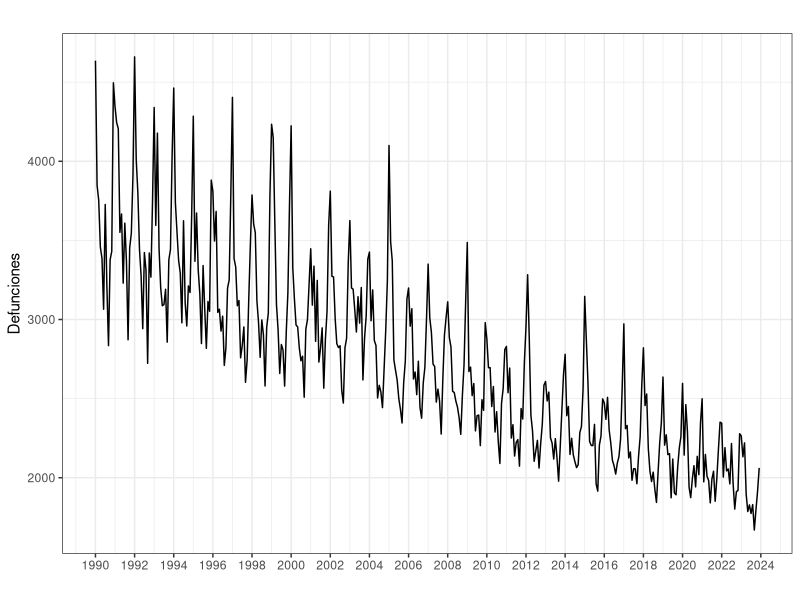
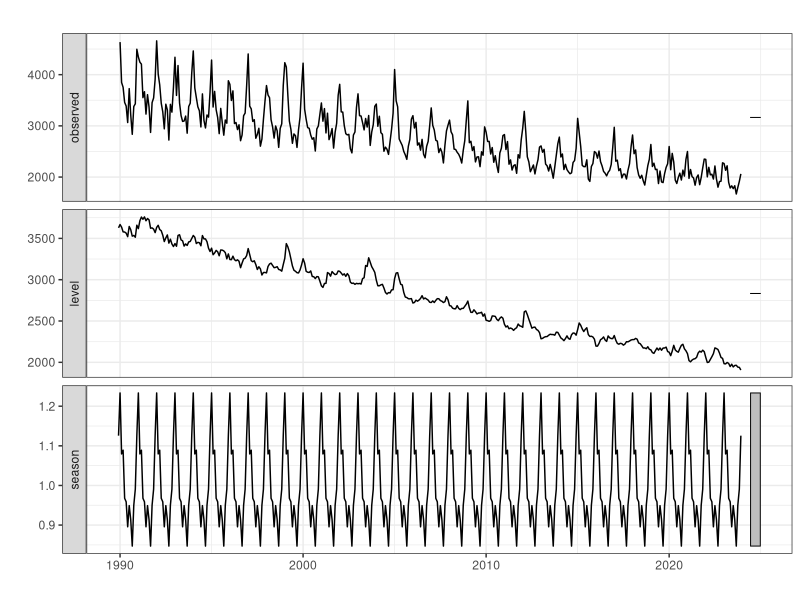
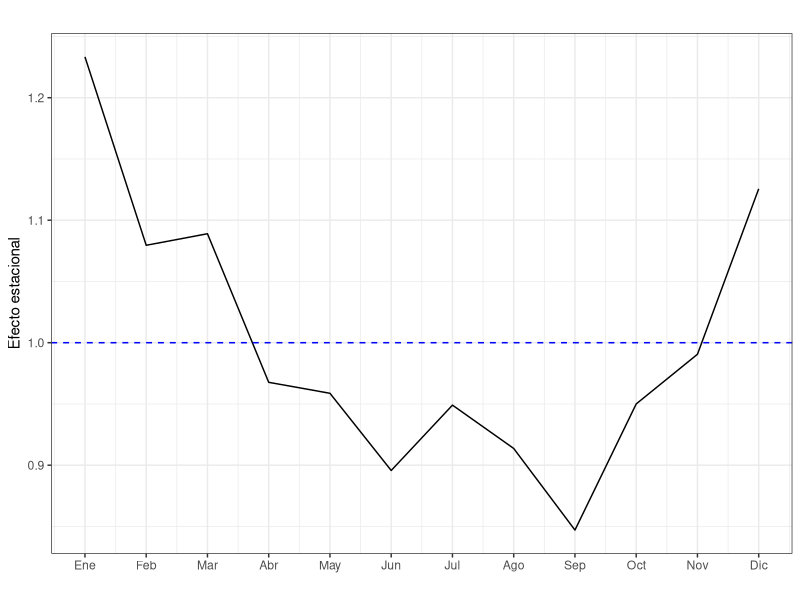
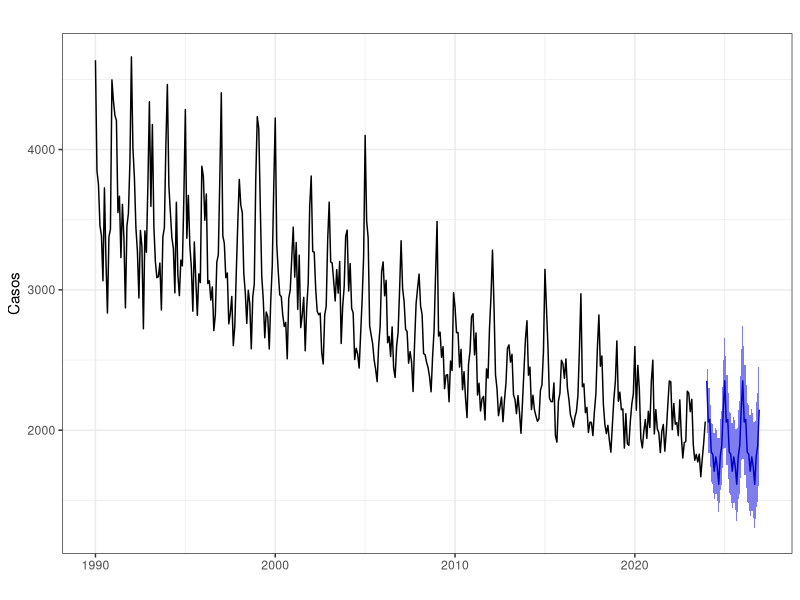
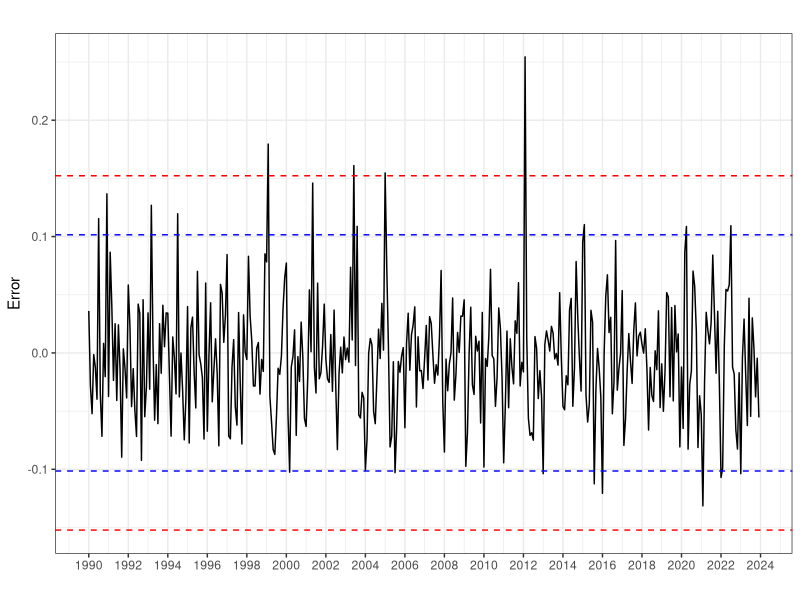
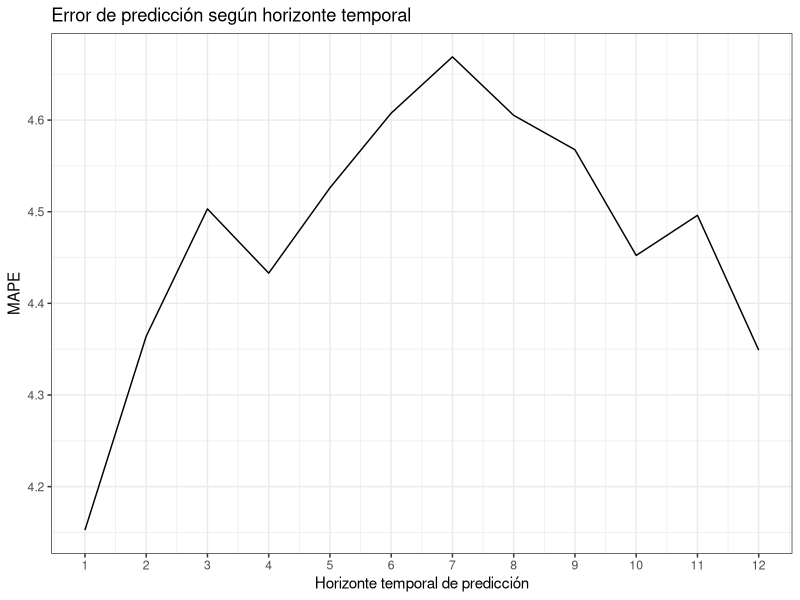

Write R code to recreate these figures, in order. (Note: a time limit stopped this script after it produced the figures.)
## ---- chunk 1
#| label: chunk_setup
#| echo: false
knitr::opts_chunk$set(warning = FALSE, 
                      message = FALSE, 
                      comment = "",
                      fig.align = "center", 
                      fig.show = "hold",
                      fig.height = 4,
                      fig.width = 8,
                      out.width = "80%") 
## ---- chunk 2
#| label: librerias
#| echo: false
library(forecast)
library(ggplot2); theme_set(theme_bw())
## ---- chunk 3
#| label: fig-ECB
#| fig-cap: "Defunciones causadas por enfermedades cerebrovasculares"
DefEnfCer <- read.csv2("./series/Enfermedades cerebrovasculares.csv", 
                       header = TRUE)

DefEnfCer <- ts(DefEnfCer[,2], 
                start = 1980, 
                frequency = 12)

DefEnfCer <- window(DefEnfCer, 
                    start = 1990)

autoplot(DefEnfCer,
         xlab = "",
         ylab = "Defunciones",
         main = "") +
  scale_x_continuous(breaks= seq(1990, 2024, 2)) 
## ---- chunk 4
DefEnfCerEts <- ets(DefEnfCer, 
                    damped = FALSE)

summary(DefEnfCerEts) 
## ---- chunk 5
#| label: fig-ECBDescomposicion
#| fig-cap: "Descomposición por Alisado Exponencial para defunciones por enfermedades cerebrovasculares"
#| fig-height: 7
autoplot(DefEnfCerEts,
         xlab = "",
         main = "")
## ---- chunk 6
#| echo: false
round(tail(DefEnfCerEts$states, 1),2)
## ---- chunk 7
#| label: fig-ECBEstacionalidad 
#| fig-cap: "Componente estacional"
componenteEstacional <- tail(DefEnfCerEts$states, 1)[13:2]

ggplot() +
  geom_line(aes(x = 1:12, y = componenteEstacional)) + 
  geom_hline(yintercept = 1, colour = "blue", lty = 2) +
  ggtitle("") +
  xlab("") +
  ylab("Efecto estacional") +
  scale_x_continuous(breaks= 1:12, 
                     labels = c("Ene", "Feb", "Mar", "Abr", "May", "Jun", 
                                "Jul", "Ago", "Sep", "Oct", "Nov", "Dic")) 
## ---- chunk 8
#| echo: false
DefEnfCerEtsPre <- forecast(DefEnfCerEts, 
                            h = 36, 
                            level = 95)
forecast(DefEnfCerEts, 
         h = 12, 
         level = 95)
## ---- chunk 9
#| label: fig-ECBPrediccion
#| fig-cap: "Muertes por enf. cerebrovasculares (1990-2023) y predicción (2024-2026)"
autoplot(DefEnfCerEtsPre,
         xlab = "",
         ylab = "Casos",
         main = "")
## ---- chunk 10
#| label: fig-ECBError
#| fig-cap: "Error + Intervención"
error <- residuals(DefEnfCerEts)
sderror <- sd(error)

autoplot(error,
         xlab = "",
         ylab = "Error",
         main = "",
         colour = "black") +
  geom_hline(yintercept = c(-3, -2, 2 ,3)*sderror, 
             colour = c("red", "blue", "blue", "red"), lty = 2) + 
  scale_x_continuous(breaks= seq(1990, 2024, 2)) 

fechas <- format(seq(as.Date("1990-01-01"), as.Date("2023-12-01"), "month"), "%Y-%m")
fechas[abs(error) > 3 * sderror]

atipicos <- tsoutliers(error)
fechas[atipicos$index]
## ---- chunk 11
#| label: fig-ECBRW
#| fig-cap: "Error de predicción según horizonte temporal"
k <- 120                 
h <- 12                  
TT <- length(DefEnfCer)  
s <- TT - k - h          

mapeAlisado <- matrix(NA, s + 1, h)
for (i in 0:s) {
  train.set <- subset(DefEnfCer, start = i + 1, end = i + k)
  test.set <-  subset(DefEnfCer, start = i + k + 1, end = i + k + h)
  
  fit <- ets(train.set, model = "MAM", damped = FALSE)
  fcast<-forecast(fit, h = h)
  mapeAlisado[i + 1,] <- 100*abs(test.set - fcast$mean)/test.set
}

errorAlisado <- colMeans(mapeAlisado)
errorAlisado

ggplot() +
  geom_line(aes(x = 1:12, y = errorAlisado)) +
  ggtitle("Error de predicción según horizonte temporal") +
  xlab("Horizonte temporal de predicción") +
  ylab("MAPE") +
  scale_x_continuous(breaks= 1:12)
## ---- chunk 12
#| echo: false
#| label: fig-ECBRW2
#| fig-cap: "Errores de previsión extramuestral. Varios modelos"
k <- 120                 
h <- 12                  
TT <- length(DefEnfCer)  
s <- TT - k - h          

mapeAlisado1 <- matrix(NA, s + 1, h)
mapeAlisado2 <- matrix(NA, s + 1, h)
mapeAlisado3 <- matrix(NA, s + 1, h)
mapeAlisado4 <- matrix(NA, s + 1, h)
mapeAlisado5 <- matrix(NA, s + 1, h)
mapeAlisado6 <- matrix(NA, s + 1, h)

for (i in 0:s) {
  train.set <- subset(DefEnfCer, start = i + 1, end = i + k)
  test.set <-  subset(DefEnfCer, start = i + k + 1, end = i + k + h)
  
  fit <- ets(train.set, model = "MNM", damped = FALSE)
  fcast<-forecast(fit, h = h)
  mapeAlisado1[i + 1,] <- 100*abs(test.set - fcast$mean)/test.set
  
  fit <- ets(train.set, model = "MAM", damped = FALSE)
  fcast<-forecast(fit, h = h)
  mapeAlisado2[i + 1,] <- 100*abs(test.set - fcast$mean)/test.set
  
  fit <- ets(train.set, model = "ANA", lambda = 0, damped = FALSE)
  fcast<-forecast(fit, h = h)
  mapeAlisado3[i + 1,] <- 100*abs(test.set - fcast$mean)/test.set
  
  fit <- ets(train.set, model = "AAA", lambda = 0, damped = FALSE)
  fcast<-forecast(fit, h = h)
  mapeAlisado4[i + 1,] <- 100*abs(test.set - fcast$mean)/test.set
  
  fit <- ets(train.set/monthdays(train.set), model = "MNM", damped = FALSE)
  fcast<-forecast(fit, h = h)
  mapeAlisado5[i + 1,] <- 100*abs(test.set - fcast$mean * monthdays(fcast$mean))/test.set
  
  fit <- ets(train.set/monthdays(train.set), model = "MAM", damped = FALSE)
  fcast<-forecast(fit, h = h)
  mapeAlisado6[i + 1,] <- 100*abs(test.set - fcast$mean * monthdays(fcast$mean))/test.set
}


errorAlisado1 <- colMeans(mapeAlisado1)
errorAlisado2 <- colMeans(mapeAlisado2)
errorAlisado3 <- colMeans(mapeAlisado3)
errorAlisado4 <- colMeans(mapeAlisado4)
errorAlisado5 <- colMeans(mapeAlisado5)
errorAlisado6 <- colMeans(mapeAlisado6)

ggplot() +
  geom_line(aes(x = 1:12, y = errorAlisado1, colour = "Modelo 1")) +
  geom_line(aes(x = 1:12, y = errorAlisado2, colour = "Modelo 2")) + 
  geom_line(aes(x = 1:12, y = errorAlisado3, colour = "Modelo 3")) +
  geom_line(aes(x = 1:12, y = errorAlisado4, colour = "Modelo 4")) +
  geom_line(aes(x = 1:12, y = errorAlisado5, colour = "Modelo 5")) +
  geom_line(aes(x = 1:12, y = errorAlisado6, colour = "Modelo 6")) +
  ggtitle("") +
  xlab("") +
  ylab("MAPE") +
  scale_x_continuous(breaks= 1:12) +
  scale_color_discrete(name = "Modelos")
